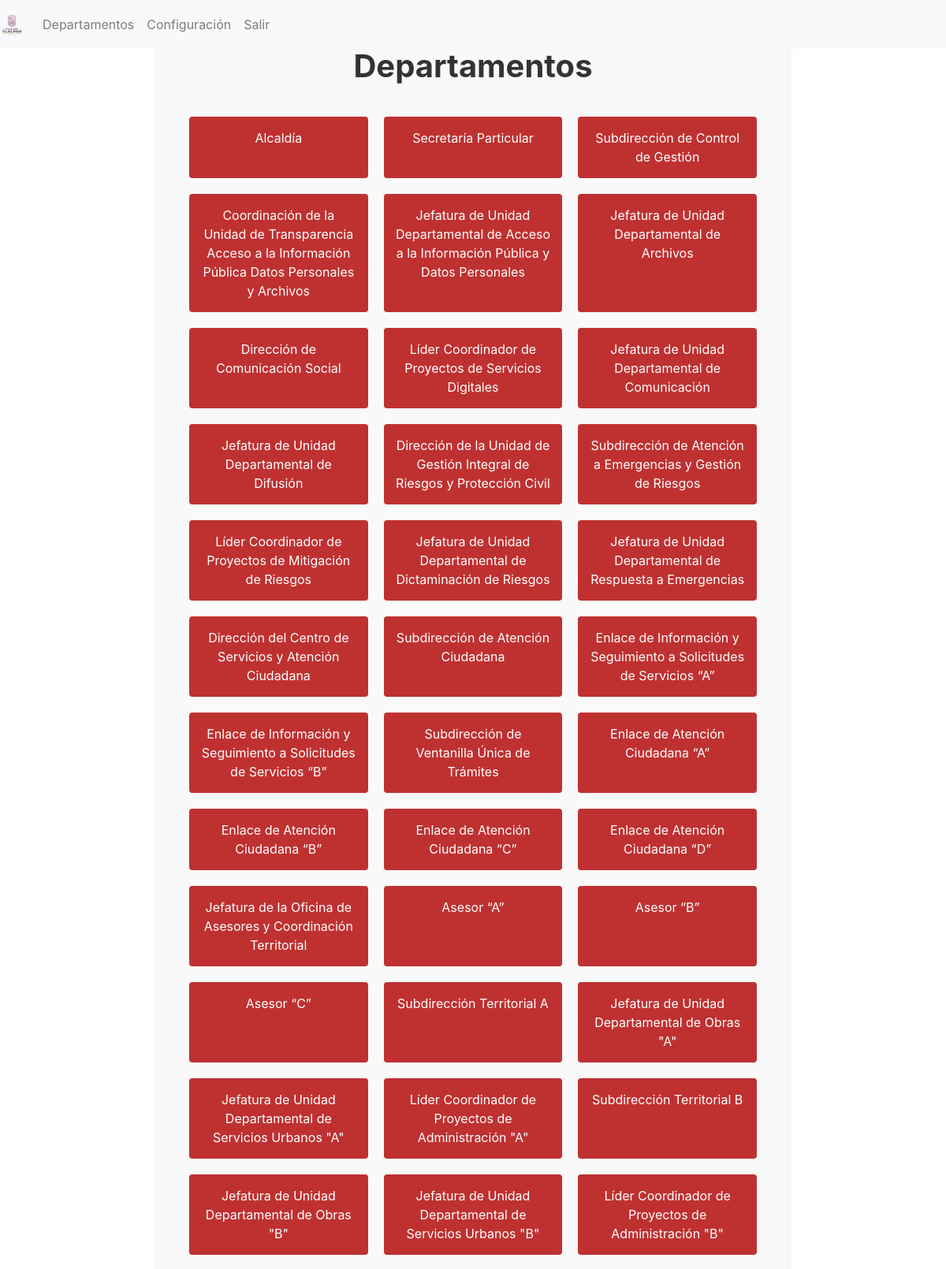
The app's page /menudepartamento.php (signed in, upper part) with its own data.
### tables this page shows
CREATE TABLE `departamentos` (
  `ID` int(11) NOT NULL,
  `Departamento` varchar(150) DEFAULT NULL,
  `Contraseña` varchar(50) DEFAULT NULL,
  `VistaEspecial` tinyint(1) DEFAULT NULL
);

### menudepartamento.php (the view, shortened to what this page needs)
<?php
$conn = new mysqli('localhost', 'root', '', 'tlalpan');
$usuario_id = $_SESSION['usuario_id'];
$stmt = $conn->prepare("
    SELECT d.ID, d.Departamento
    FROM Departamentos d
    JOIN UsuarioDepartamentos ud ON d.ID = ud.DepartamentoID
    WHERE ud.UsuarioID = ?
");
$stmt->bind_param("i", $usuario_id);
$stmt->execute();
$result = $stmt->get_result();
$departamentos = [];
while ($row = $result->fetch_assoc()) {
    $departamentos[] = $row;
}
?>
<!DOCTYPE html>
<html lang="es">
<head>
    <link rel="stylesheet" href="https://stackpath.bootstrapcdn.com/bootstrap/4.5.2/css/bootstrap.min.css">
    <link rel="stylesheet" href="css/menudepartamentos.css">
</head>
<body>
    <?php include 'includes/navbarh.php'; ?>
    <div id="formContent">
        <h2 class="centro">Departamentos</h2>
        <div class="menu-grid">
            <?php foreach ($departamentos as $departamento): ?>
                <a class="menu-item" href="menusformularios/menu<?php echo str_replace(' ', '', $departamento['Departamento']); ?>.php"><?php echo $departamento['Departamento']; ?></a>
            <?php endforeach; ?>
        </div>
    </div>
</body>
</html>

### includes/navbarh.php (shortened to what this page needs)
<header>
    <nav class="navbar navbar-expand-lg navbar-light bg-light fixed-top">
        <a class="navbar-brand">
            <img src="static/img/logo.png" alt="Logo" style="height: 30px;">
        </a>
        <div class="collapse navbar-collapse" id="navbarNav">
            <ul class="navbar-nav mr-auto">
                <li class="nav-item"><a class="nav-link" href="menudepartamento.php">Departamentos</a></li>
                <li class="nav-item"><a class="nav-link" href="configuracion.php">Configuración</a></li>
                <li class="nav-item"><a class="nav-link" href="logout.php">Salir</a></li>
            </ul>
        </div>
    </nav>
</header>

### css/menudepartamentos.css (style rules this page uses)
.navbar { position: fixed; top: 0; left: 0; width: 100%; z-index: 1000; background-color: #333; padding: 10px 0; }
#formContent { padding-top: 60px; padding: 40px; text-align: center; width: 100%; max-width: 800px; min-height: 500px; display: flex; flex-direction: column; justify-content: center; align-items: center; margin: auto; background-color: #f9f9f9; border-radius: 8px; box-shadow: 0px 4px 8px rgba(0, 0, 0, 0.1); position: relative; margin-top: 20px; }
#formContent h2.centro { font-size: 40px; margin-bottom: 20px; color: #333; font-weight: bold; }
.menu-grid { display: grid; grid-template-columns: repeat(auto-fit, minmax(200px, 1fr)); gap: 20px; margin-top: 20px; }
.menu-item { display: block; padding: 15px; text-align: center; background-color: #bf3131; color: white; text-decoration: none; border-radius: 4px; transition: background-color 0.3s ease; font-size: 16px; }

### records on screen
departamentos: Departamento "Alcaldía"
departamentos: Departamento "Secretaría Particular"
departamentos: Departamento "Subdirección de Control de Gestión"
departamentos: Departamento "Coordinación de la Unidad de Transparencia Acceso a la Información Pública Datos Personales y Archivos"
departamentos: Departamento "Jefatura de Unidad Departamental de Acceso a la Información Pública y Datos Personales"
departamentos: Departamento "Jefatura de Unidad Departamental de Archivos"
departamentos: Departamento "Dirección de Comunicación Social"
departamentos: Departamento "Líder Coordinador de Proyectos de Servicios Digitales"
departamentos: Departamento "Jefatura de Unidad Departamental de Comunicación"
departamentos: Departamento "Jefatura de Unidad Departamental de Difusión"
departamentos: Departamento "Dirección de la Unidad de Gestión Integral de Riesgos y Protección Civil"
departamentos: Departamento "Subdirección de Atención a Emergencias y Gestión de Riesgos"
departamentos: Departamento "Líder Coordinador de Proyectos de Mitigación de Riesgos"
departamentos: Departamento "Jefatura de Unidad Departamental de Dictaminación de Riesgos"
departamentos: Departamento "Jefatura de Unidad Departamental de Respuesta a Emergencias"
departamentos: Departamento "Dirección del Centro de Servicios y Atención Ciudadana"
departamentos: Departamento "Subdirección de Atención Ciudadana"
departamentos: Departamento "Enlace de Información y Seguimiento a Solicitudes de Servicios “A”"
departamentos: Departamento "Enlace de Información y Seguimiento a Solicitudes de Servicios “B”"
departamentos: Departamento "Subdirección de Ventanilla Única de Trámites"
departamentos: Departamento "Enlace de Atención Ciudadana “A”"
departamentos: Departamento "Enlace de Atención Ciudadana “B”"
departamentos: Departamento "Enlace de Atención Ciudadana “C”"
departamentos: Departamento "Enlace de Atención Ciudadana “D”"
departamentos: Departamento "Jefatura de la Oficina de Asesores y Coordinación Territorial"
departamentos: Departamento "Asesor “A”"
departamentos: Departamento "Asesor “B”"
departamentos: Departamento "Asesor “C”"
departamentos: Departamento "Subdirección Territorial A"
departamentos: Departamento "Jefatura de Unidad Departamental de Obras \"A\""
departamentos: Departamento "Jefatura de Unidad Departamental de Servicios Urbanos \"A\""
departamentos: Departamento "Líder Coordinador de Proyectos de Administración \"A\""
departamentos: Departamento "Subdirección Territorial B"
departamentos: Departamento "Jefatura de Unidad Departamental de Obras \"B\""
departamentos: Departamento "Jefatura de Unidad Departamental de Servicios Urbanos \"B\""
departamentos: Departamento "Líder Coordinador de Proyectos de Administración \"B\""
